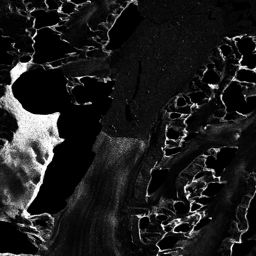
#> input picture 128_patches/sar_256/sar_256/train/Crane_2006-11-27_ERS_20_1_195.png, 256 x 256 px, found by its file name; its folder holds 4 pictures in this run
$ python zones_edit.py
#> lines starting #> are read from the running program, lines starting #| are printed output that depends on the picture
from PIL import Image
import os

def convert_to_custom_grayscale(input_folder, output_folder):
    # Create output folder if it doesn't exist
#> called with input_folder = 'data_raw/data_raw/zones/train', output_folder = '128_patches/zones_processed_256/train'
    if not os.path.exists(output_folder):
        os.makedirs(output_folder)

    # Loop through all files in the input folder
    for filename in os.listdir(input_folder):
        try:
            # Open the image
            with Image.open(os.path.join(input_folder, filename)) as img:
#> img is the input picture: PIL image 256x256 L; min 0, max 255, mean 29.3
                img = img.resize((256,256))
                # Convert image to grayscale
                img_gray = img.convert("L")

                # Manipulate pixel values
                img_array = img_gray.load()
                width, height = img_gray.size
#> width = 256; height = 256
                for y in range(height):
                    for x in range(width):
                        pixel_value = img_array[x, y]
                        if pixel_value < 40:
                            img_array[x, y] = 1
                        elif pixel_value >= 40 and pixel_value<100:
                            img_array[x,y] = 2
                        elif pixel_value >= 100 and pixel_value < 160:
                            img_array[x, y] = 3
                        elif pixel_value >= 160:
                            img_array[x, y] = 4

                # Save the manipulated image
                img_gray.save(os.path.join(output_folder, filename))
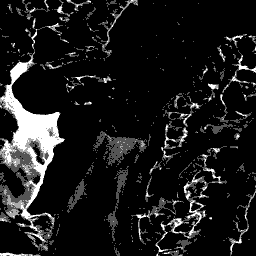
#> saved as Crane_2006-11-27_ERS_20_1_195.png: PIL image 256x256 L; min 1, max 4, mean 1.31; drawn with min black and max white
                print(f"Converted and saved {filename} to {output_folder}")
        except Exception as e:
            print(f"Error processing {filename}: {e}")
#> pass 2 of the loop in convert_to_custom_grayscale, `for filename in os.listdir(input_folder):`:
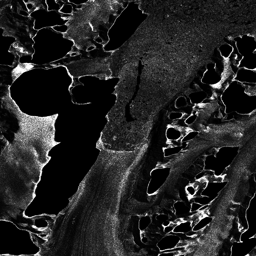
#> input picture 128_patches/sar_256/sar_256/train/Crane_2007-03-31_ENVISAT_20_3_467.png, 256 x 256 px, found by its file name
#> in convert_to_custom_grayscale, img is the input picture: PIL image 256x256 L; min 0, max 255, mean 35.9
#> in convert_to_custom_grayscale, `img_gray.save(os.path.join(output_folder, filename))`:
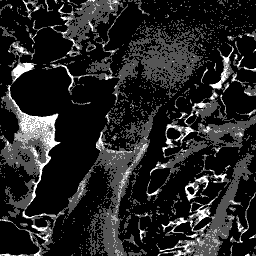
#> saved as Crane_2007-03-31_ENVISAT_20_3_467.png: PIL image 256x256 L; min 1, max 4, mean 1.44; drawn with min black and max white
#> pass 3 of the loop in convert_to_custom_grayscale, `for filename in os.listdir(input_folder):`:
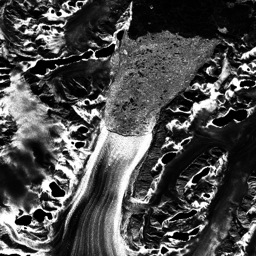
#> input picture 128_patches/sar_256/sar_256/train/Crane_2008-11-23_PALSAR_17_2_135.png, 256 x 256 px, found by its file name
#> in convert_to_custom_grayscale, img is the input picture: PIL image 256x256 L; min 0, max 255, mean 76.1
#> in convert_to_custom_grayscale, `img_gray.save(os.path.join(output_folder, filename))`:
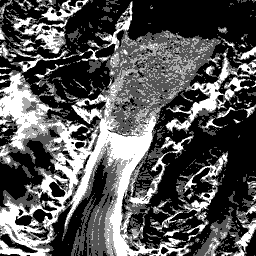
#> saved as Crane_2008-11-23_PALSAR_17_2_135.png: PIL image 256x256 L; min 1, max 4, mean 2.02; drawn with min black and max white
#> the loop made 4 passes; the first 3 are shown

if __name__ == "__main__":
    # Input and output folders
    input_folder = "data_raw/data_raw/zones/train"
    output_folder = "128_patches/zones_processed_256/train"

    # Call the function to convert to custom grayscale
    convert_to_custom_grayscale(input_folder, output_folder)
